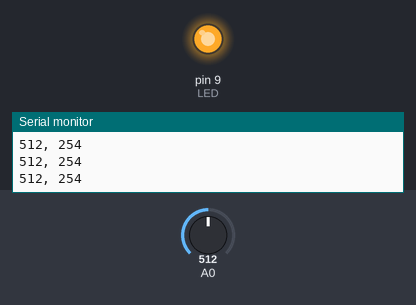
This sketch was run on a simulated Arduino Uno, built with avr-gcc and run on an emulated ATmega328P. Parts: output pins drawn as LEDs (lit = HIGH), the last lines printed to the serial monitor. Inputs (shaded band) come from the test bench; at power-on: A0 = 512.

Above: at 1.2 s.
1.3 s: A0 set to 716
At 2.5 s:
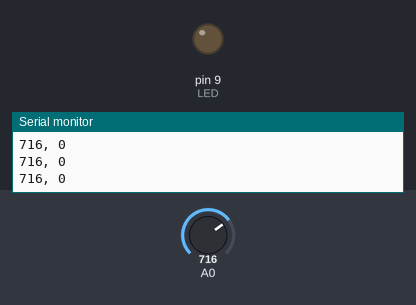
2.8 s: A0 set to 699
At 4.0 s:
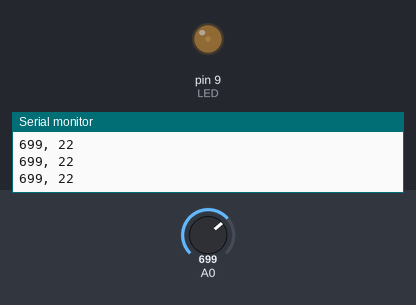
4.3 s: A0 set to 900
At 5.4 s:
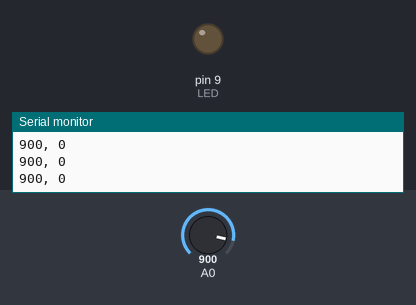
5.8 s: A0 set to 882
At 6.8 s:
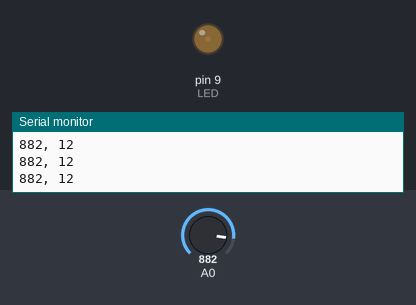
7.3 s: A0 set to 1023
At 8.2 s:
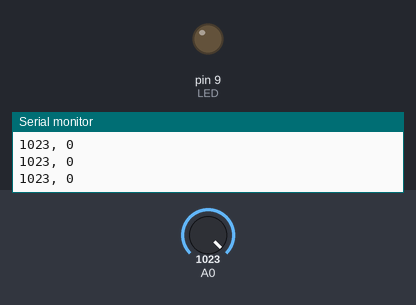
Timing chart, 0 to 9.8 s (numbered marks = the images above; inputs shaded):
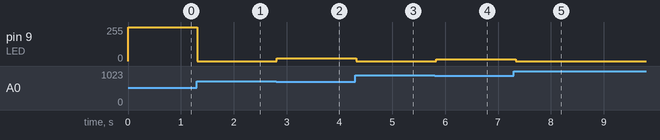

Measured:
- after the input at 1.3 s, pin 9 (LED): 254/255 → 0/255 at once
- after the input at 2.8 s, pin 9 (LED): 0/255 → 22/255 at once
- after the input at 4.3 s, pin 9 (LED): 22/255 → 0/255 at once
- after the input at 5.8 s, pin 9 (LED): 0/255 → 12/255 at once
- after the input at 7.3 s, pin 9 (LED): 12/255 → 0/255 at once

The sketch:

led_pwm.ino
```cpp
const int LED=9;
int min,max;
void setup() {
  Serial.begin(9600);
  min=1023,max=0;
  pinMode(LED,OUTPUT);

}

void loop() {
  int light=analogRead(A0);
  if(light<min){
    min=light;
  }
  if(light>max){
    max=light;
  }
  //light=constrain(light,MIN,MAX);

  int output=map(light,min,max,255,0);
  analogWrite(LED,output);


  Serial.print(light);
  Serial.print(", ");
  Serial.println(output);
  delay(100);

}
```
